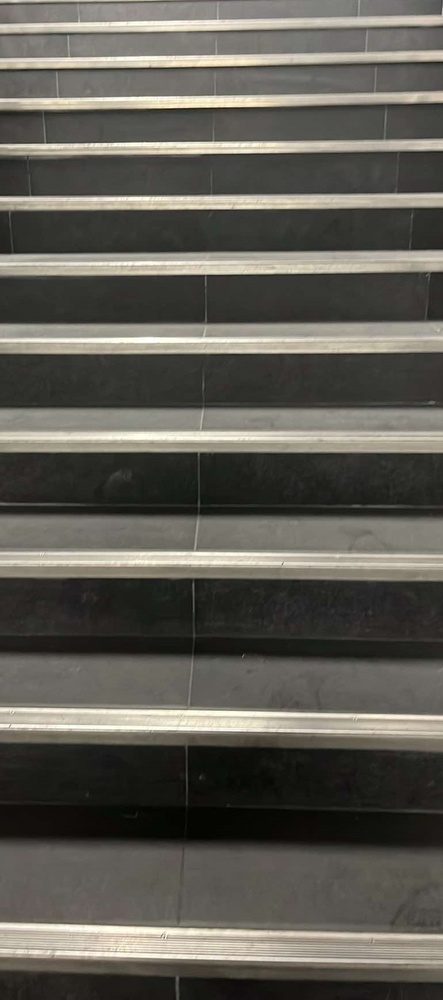
#> input picture data/raw/Groupe1_Image1.jpg, 443 x 1000 px, shrunk from 771 x 1739 before the run; its folder holds only this picture in this run
$ python -i homomorphic_filter.py   (imports and definitions only)
#> lines starting #> are read from the running program, lines starting #| are printed output that depends on the picture; after the words box and inside, x2 and y2 are one past the last pixel; in counts of white or black regions, pixels touching at a corner belong together
#> further down, picture is the input picture: shape (1000, 443, 3); mean B, G, R 84.5, 92.3, 94.8
import cv2
import numpy as np

def preprocess_homomorphic_filter(image):
    """
    Filtrage homomorphique pour booster les détails et homogénéiser la luminosité.
    Bien pratique pour les escaliers sous un éclairage galère.
    """
    # Passage en niveaux de gris
    gray = cv2.cvtColor(image, cv2.COLOR_BGR2GRAY)
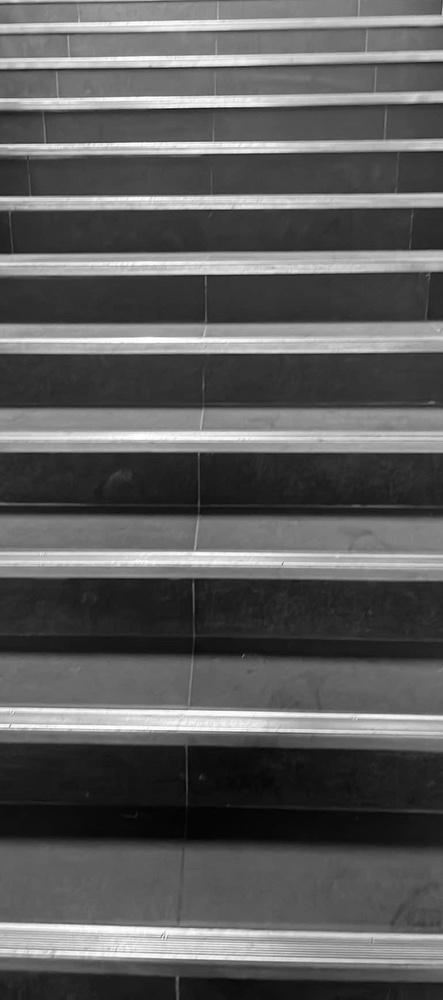
#> gray: shape (1000, 443); min 1, max 255, mean 92.1

    # Conversion en float + transformation logarithmique (compresse les grandes variations)
    gray_log = np.log1p(np.array(gray, dtype=np.float32))
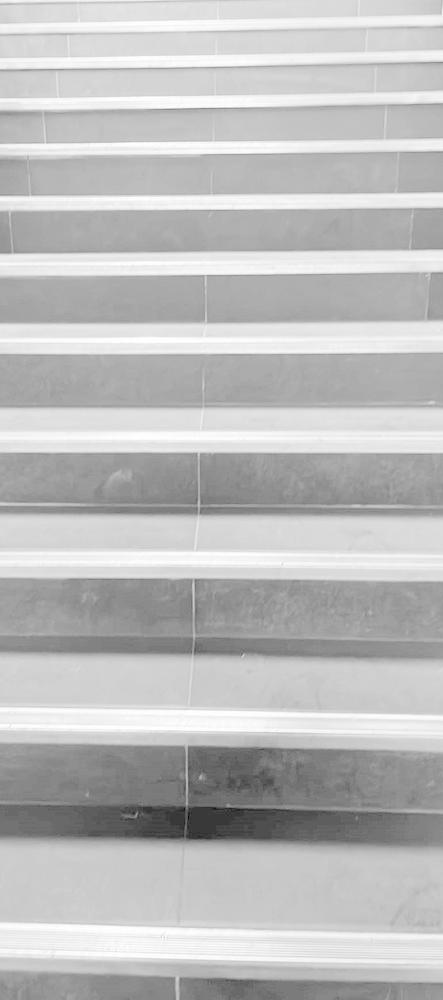
#> gray_log: shape (1000, 443) float32; min 0.693, max 5.55, mean 4.29; drawn with min black and max white

    # Transformée de Fourier (FFT) pour passer en domaine fréquentiel
    gray_fft = np.fft.fft2(gray_log)
    gray_fft_shift = np.fft.fftshift(gray_fft)  # Recentre les basses fréquences

    # Création du filtre passe-haut (booste les détails, atténue les grosses variations)
    rows, cols = gray.shape
#> rows = 1000; cols = 443
    crow, ccol = rows // 2, cols // 2  # Centre de l'image
#> crow = 500; ccol = 221

    mask = np.ones((rows, cols), np.uint8)  # Base tout à 1 (laisser passer les hautes fréquences)
    r = 10  # Rayon du filtre passe-bas à atténuer
    x, y = np.ogrid[:rows, :cols]
#> x = 1000 values from 0 to 999
    mask_area = (x - crow)**2 + (y - ccol)**2 <= r*r
    mask[mask_area] = 0.5  # Réduit l'impact des basses fréquences (éclairage global)

    # Application du filtre
    fft_filtered = gray_fft_shift * mask

    # Retour en spatial avec transformée de Fourier inverse
    gray_filtered = np.fft.ifft2(np.fft.ifftshift(fft_filtered))
    gray_filtered = np.abs(gray_filtered)
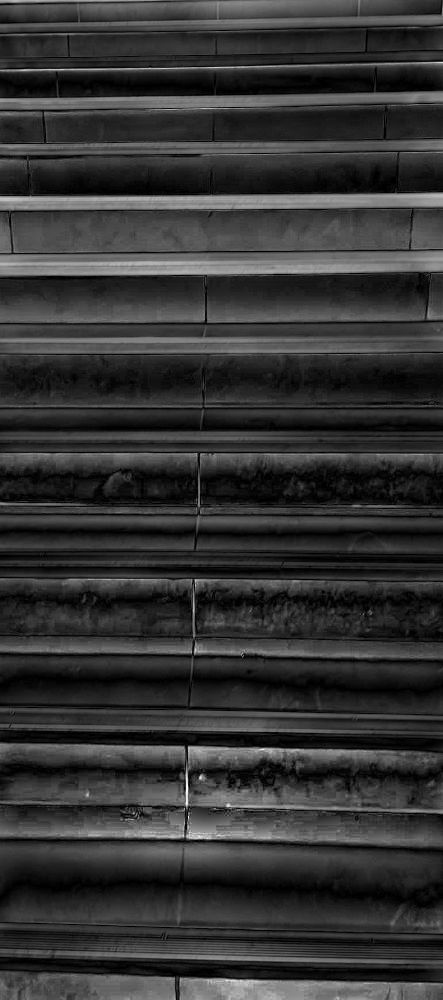
#> gray_filtered: shape (1000, 443) float64; min 1.17e-06, max 1.77, mean 0.363; drawn with min black and max white

    # Re-passage en domaine spatial avec l'exponentielle inverse
    gray_exp = np.expm1(gray_filtered)
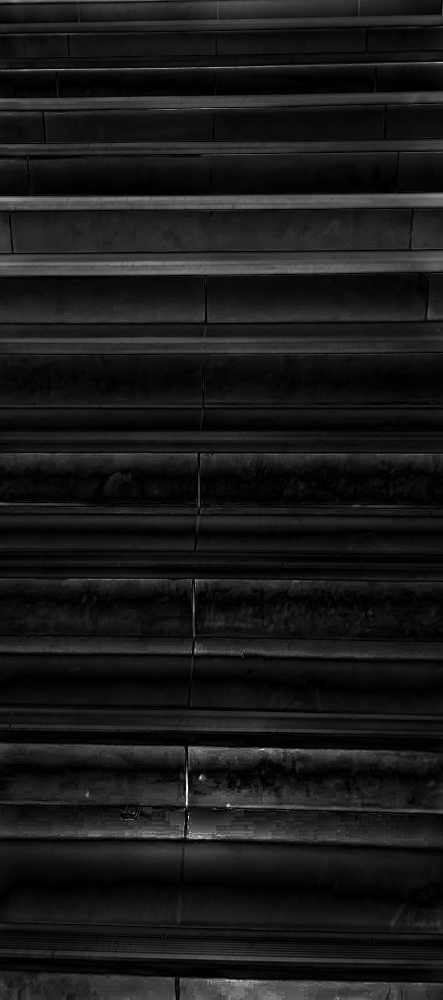
#> gray_exp: shape (1000, 443) float64; min 1.17e-06, max 4.86, mean 0.487; drawn with min black and max white

    # Normalisation sur 8 bits (0-255)
    gray_out = cv2.normalize(gray_exp, None, 0, 255, cv2.NORM_MINMAX).astype(np.uint8)

    # Détection des contours avec Canny
    edges = cv2.Canny(gray_out, 50, 150)
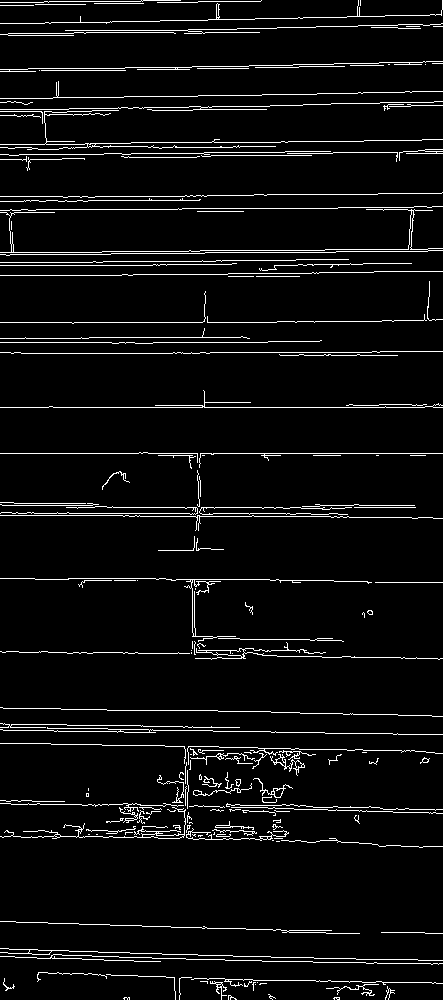
#> edges: shape (1000, 443); 5.2% white in thin lines or dots

    return edges

>>> import cv2
>>> picture = cv2.imread('../../data/raw/Groupe1_Image1.jpg')
>>> result = preprocess_homomorphic_filter(picture)

$ run again, on data/raw/Groupe1_Image10.jpg
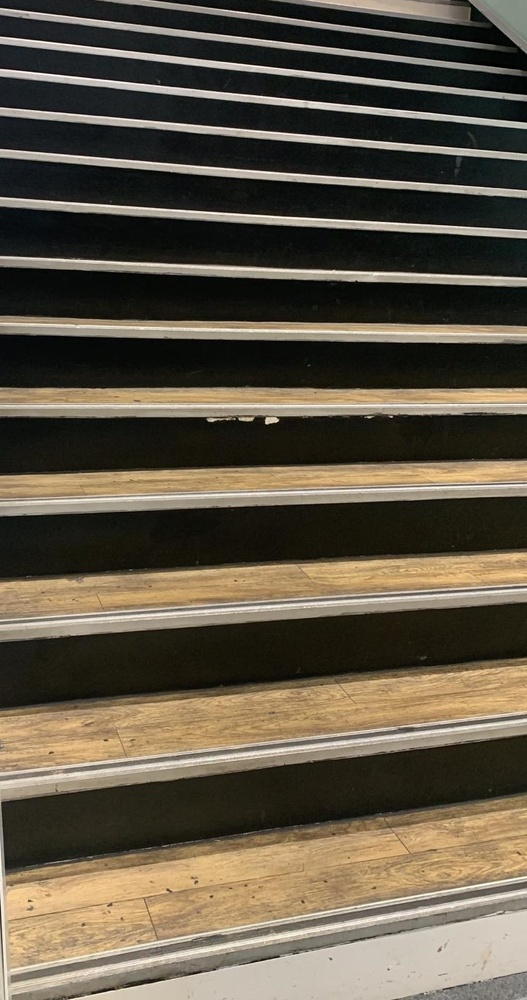
#> input picture data/raw/Groupe1_Image10.jpg, 527 x 1000 px, shrunk from 732 x 1388 before the run
#> picture is the input picture: shape (1000, 527, 3); mean B, G, R 70.2, 86.2, 95.3
#> in preprocess_homomorphic_filter, `gray_filtered = np.abs(gray_filtered)`:
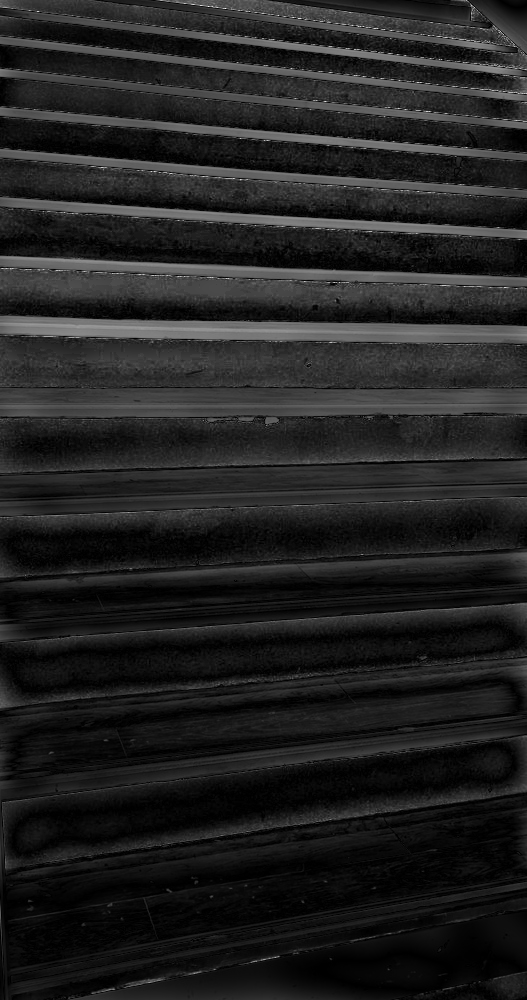
#> gray_filtered: shape (1000, 527) float64; min 1.05e-06, max 4.32, mean 0.577; drawn with min black and max white
#> in preprocess_homomorphic_filter, `edges = cv2.Canny(gray_out, 50, 150)`:
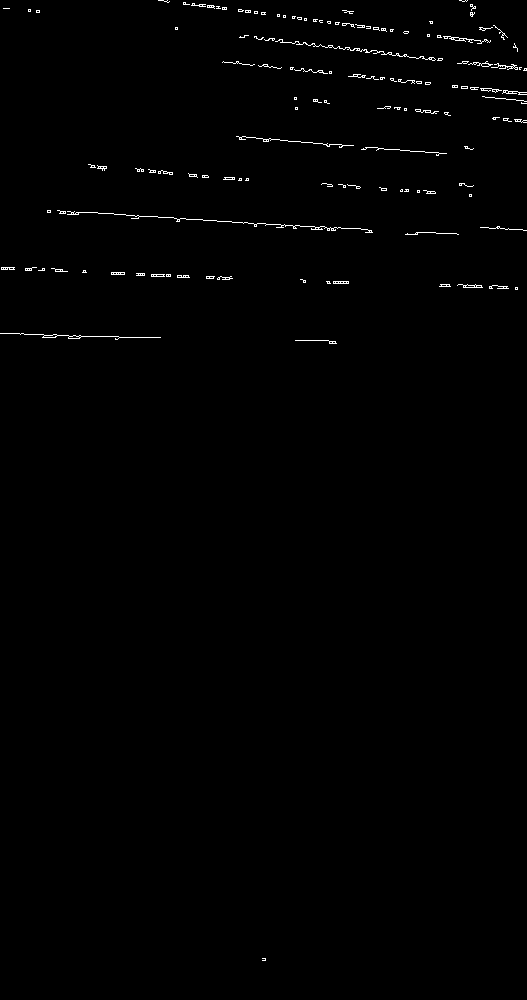
#> edges: shape (1000, 527); 0.68% white in thin lines or dots

$ run again, on data/raw/Groupe1_Image2.jpg
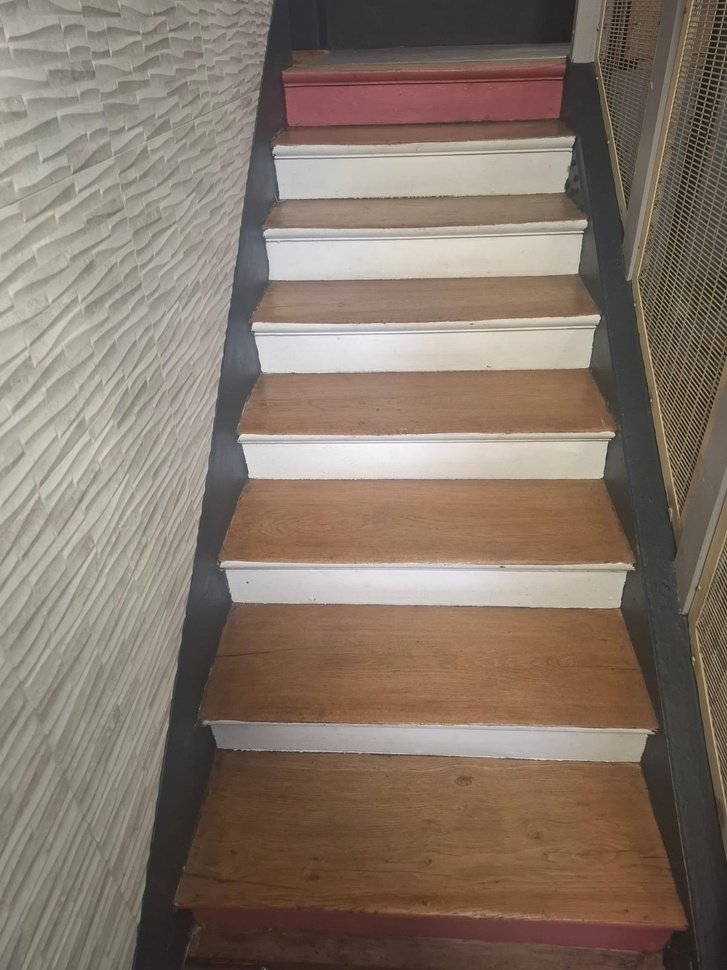
#> input picture data/raw/Groupe1_Image2.jpg, 727 x 970 px, shrunk from 1200 x 1600 before the run
#> picture is the input picture: shape (970, 727, 3); mean B, G, R 105.4, 118.3, 133.1
#> in preprocess_homomorphic_filter, `gray_log = np.log1p(np.array(gray, dtype=np.float32))`:
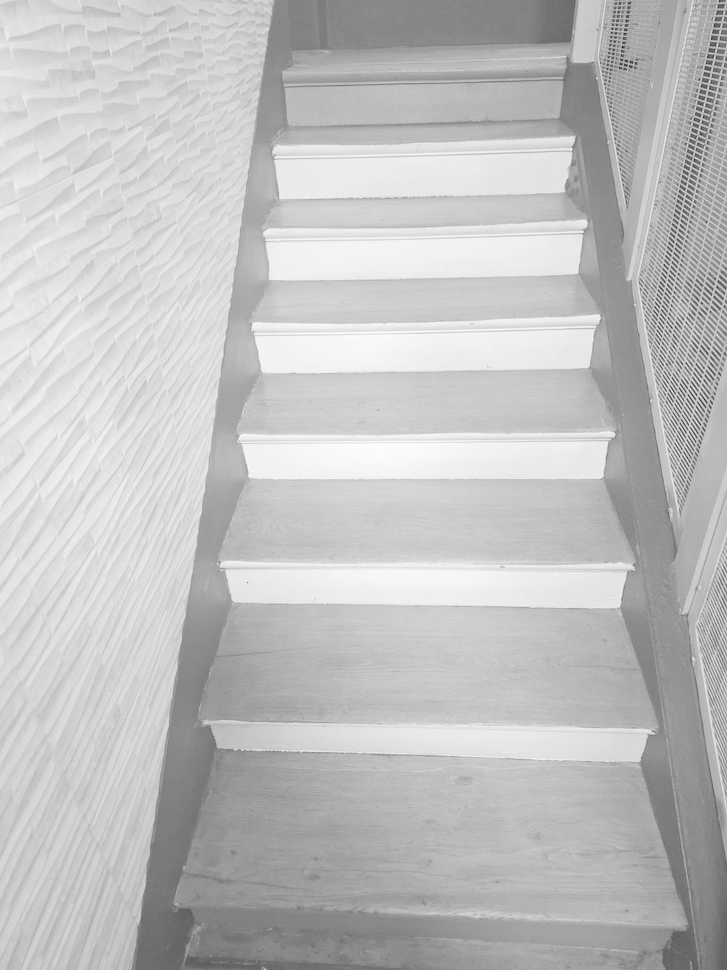
#> gray_log: shape (970, 727) float32; min 2.2, max 5.54, mean 4.72; drawn with min black and max white
#> in preprocess_homomorphic_filter, `edges = cv2.Canny(gray_out, 50, 150)`:
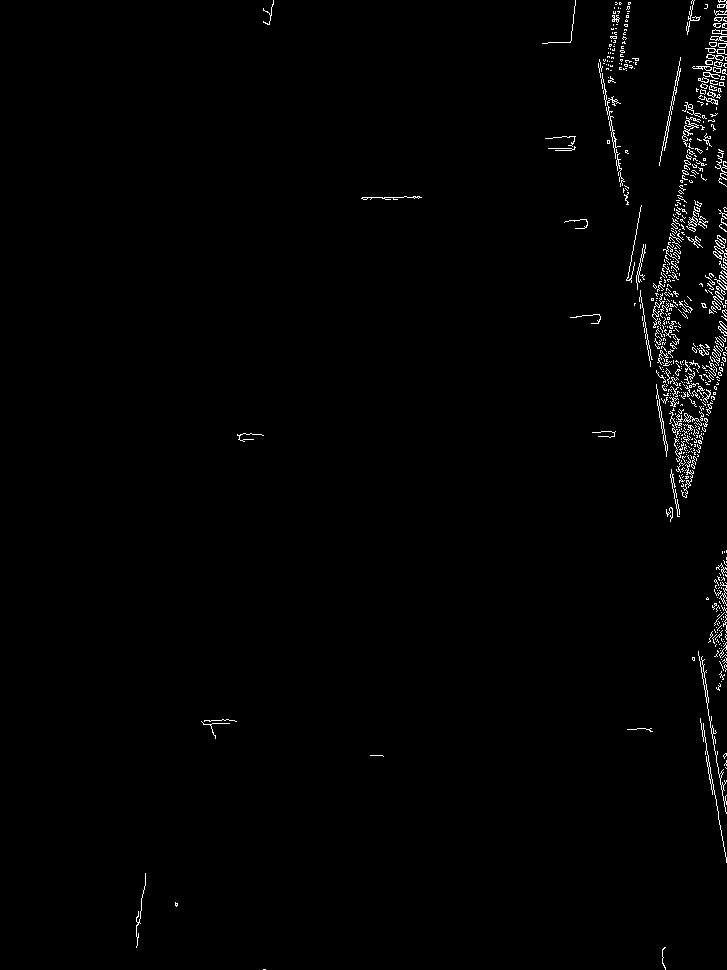
#> edges: shape (970, 727); 1.2% white in thin lines or dots, all inside (x1, y1, x2, y2) = (136, 0, 727, 970)

$ run again, on data/raw/Groupe1_Image3.jpg
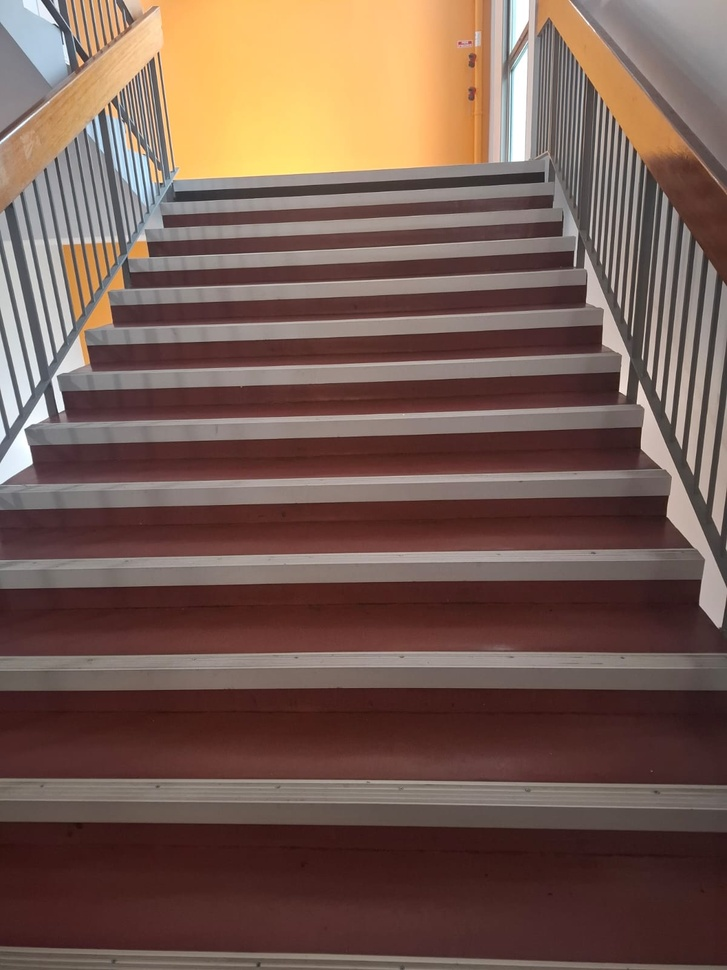
#> input picture data/raw/Groupe1_Image3.jpg, 727 x 970 px, shrunk from 1200 x 1600 before the run
#> picture is the input picture: shape (970, 727, 3); mean B, G, R 81.8, 92, 118.2
#> in preprocess_homomorphic_filter, `gray_filtered = np.abs(gray_filtered)`:
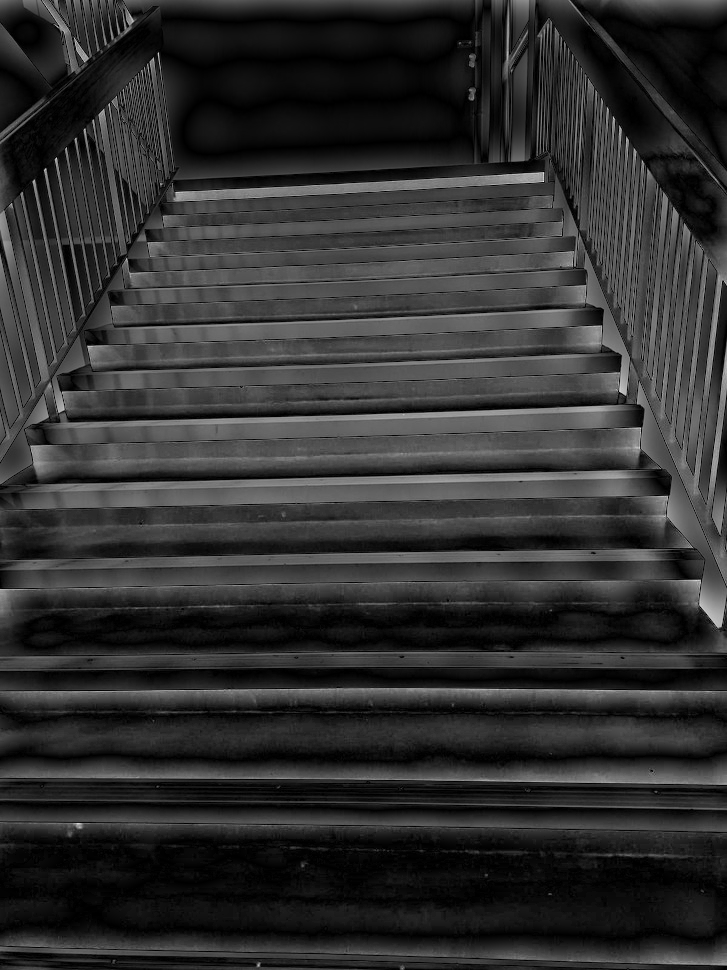
#> gray_filtered: shape (970, 727) float64; min 1.58e-06, max 1.37, mean 0.26; drawn with min black and max white
#> in preprocess_homomorphic_filter, `edges = cv2.Canny(gray_out, 50, 150)`:
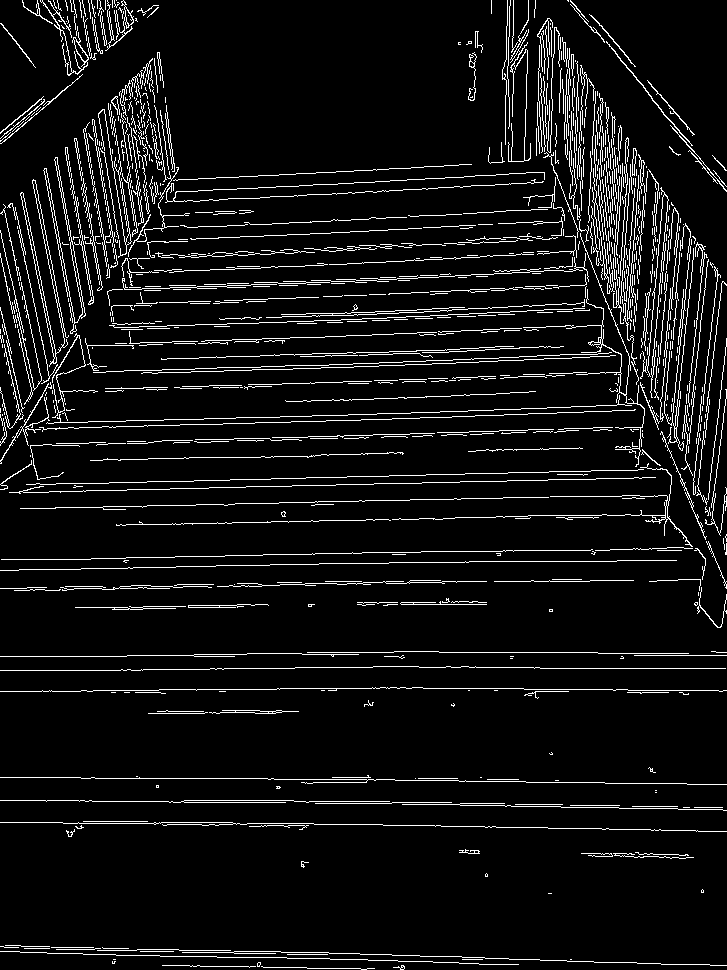
#> edges: shape (970, 727); 6.9% white in thin lines or dots
